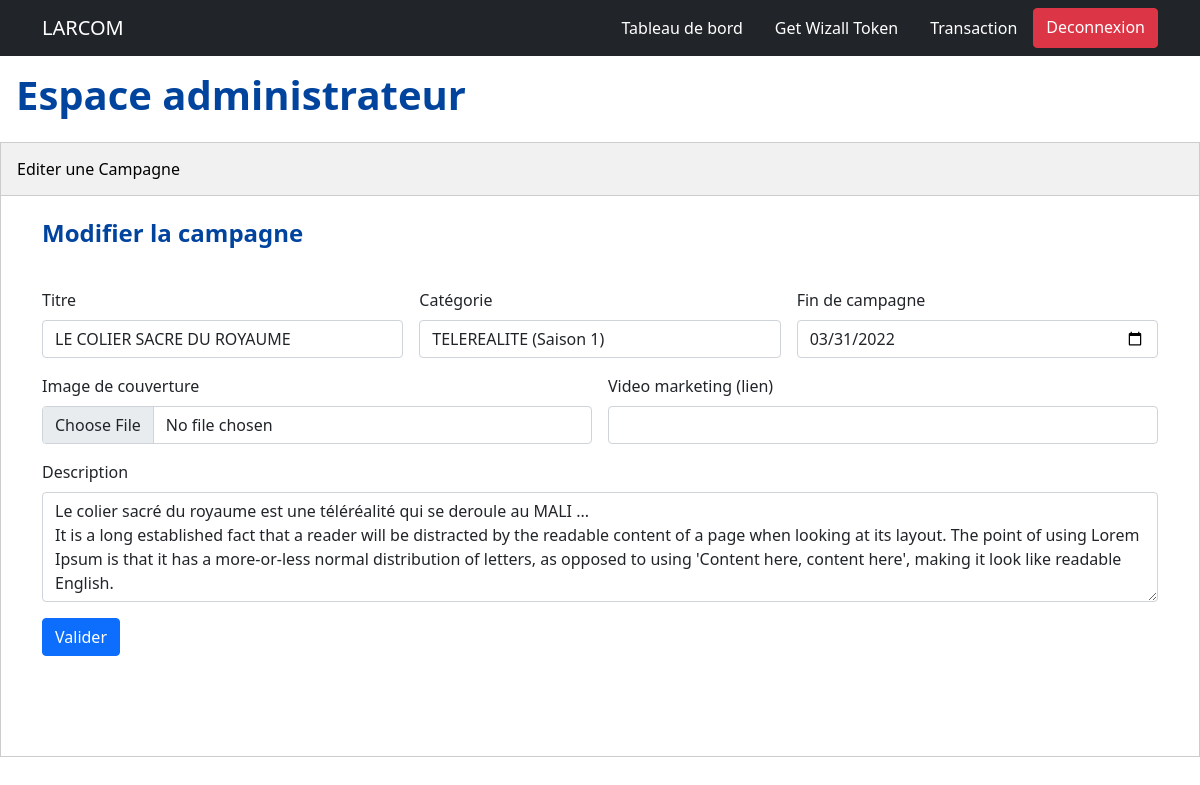
Page /index.php?action=edit_event&id=14 (signed in) on the earlier database version.
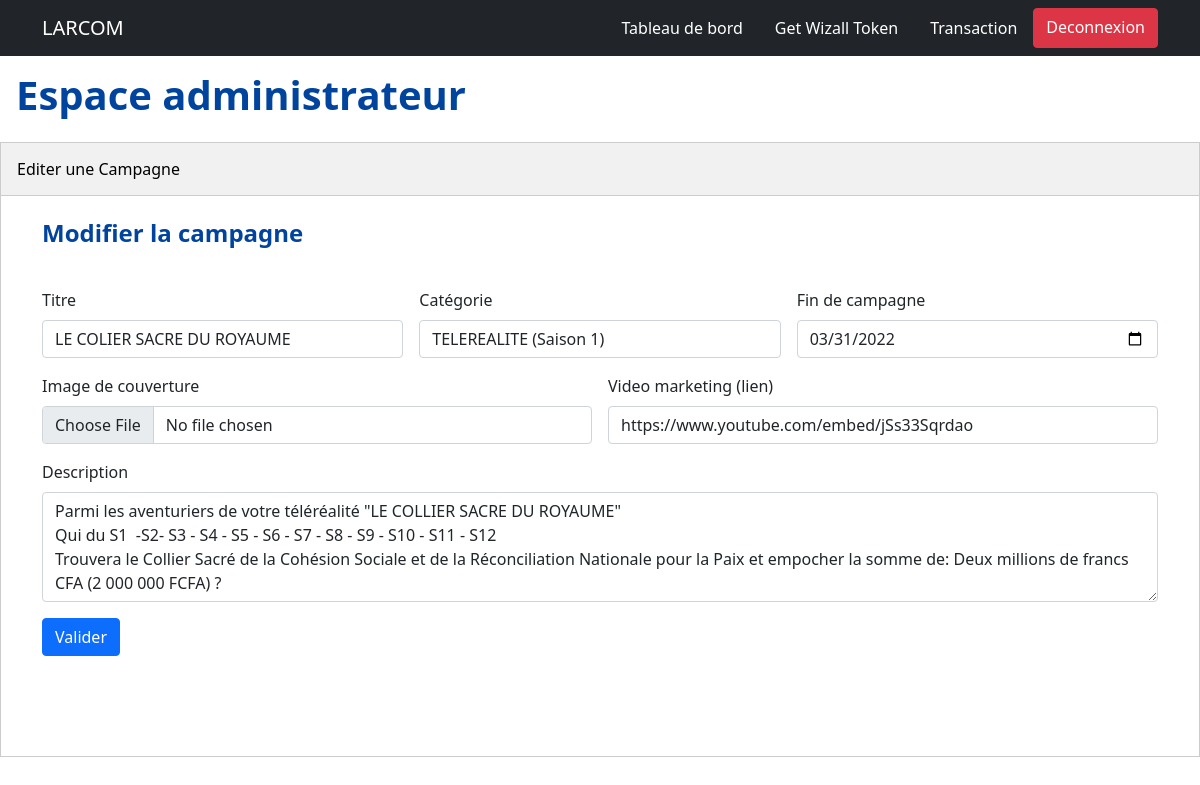
Same page on the later database version.
### tables this page shows
CREATE TABLE `events` (
  `id` int(11) NOT NULL,
  `categorie` varchar(255) DEFAULT NULL,
  `titre` varchar(255) NOT NULL,
  `description` text DEFAULT NULL,
  `expire` datetime(6) NOT NULL,
  `image` varchar(255) DEFAULT NULL,
  `video` varchar(255) DEFAULT NULL,
  `user_id` int(11) NOT NULL,
  `created_at` timestamp(6) NULL DEFAULT NULL
);

### Database/DatabaseConnector.php (called while the page is built, shortened)
<?php
    class DatabaseConnector {
        protected $dbConnection = null;
        public function __construct() {
            $user = "root";
            $password = '';
            $dbName = 'voting';
            $host = 'localhost';
            try {
                $this->dbConnection = new \PDO("mysql:host=$host;dbname=$dbName",$user,$password);
            } catch (Exception $e) {
                die('Erreur: '.$e->getMessage());
            }
        }
        public function getConnection() {
            return $this->dbConnection;
        }
    }

### Model/Event.php (called while the page is built, shortened)
<?php
    class Event {
        private $db;
        public function __construct() {
            $this->db = (new DatabaseConnector())->getConnection();
        }
        public function getById($id) {
            $req = $this->db->prepare('SELECT * from events WHERE id=:id LIMIT 1');
            $req->bindParam(':id', $id);
            $req->execute();
            return $req->fetch();
        }
    }

### View/event/edit.php (the view, shortened to what this page needs)
<!DOCTYPE html>
<html lang="en">
  <head>
    <link rel="stylesheet" href="public/css/global.css" />
    <link rel="stylesheet" href="public/css/tabs.css" />
    <link
      href="https://cdn.jsdelivr.net/npm/bootstrap@5.0.2/dist/css/bootstrap.min.css"
      rel="stylesheet"
    />
  </head>
  <body onload="openSection(event, 'Event')">
  <?php include('View/layout/navigation.php') ?>
    <h1 class="page-title">Espace administrateur</h1>
    <div class="tab mt-2">
      <div class="">
        <button class="tablinks" onclick="openSection(event, 'Event')">
          Editer une Campagne
        </button>
      </div>
    </div>
    <div id="Event" class="tabcontent">
      <div class="container">
        <h3 class="header-title">Modifier la campagne</h3>
        <form
          action="index.php?action=update_event&id=<?= $event['id'] ?>"
          method="post"
          enctype="multipart/form-data"
          class="row g-3 mt-4"
        >
          <div class="col-md-4">
            <label for="titre" class="form-label">Titre</label>
            <input type="text" class="form-control" name="titre" id="titre" value="<?= $event['titre'] ?>"/>
          </div>
          <div class="col-md-4">
            <label for="categorie" class="form-label">Catégorie</label>
            <input type="text" class="form-control" name="categorie" id="categorie" value="<?= $event['categorie'] ?>"/>
          </div>
          <div class="col-md-4">
            <label for="expire_date" class="form-label">Fin de campagne</label>
            <input
              type="date"
              class="form-control"
              name="expire"
              id="expire_date"
              value="<?= $day ?>"
            />
          </div>
          <div class="col-md-6">
            <label for="image" class="form-label">Image de couverture</label>
            <input
              type="file"
              class="form-control"
              name="image"
              id="image"
              accept=".jpg, .jpeg, .png"
              value="<?= $event['image'] ?>"
            />
          </div>
          <div class="col-md-6">
            <label for="video" class="form-label">Video marketing (lien)</label>
            <input
              type="text"
              class="form-control"
              name="video"
              id="video"
              value="<?= $event['video'] ?>"
            />
          </div>
          <div class="col-md-12">
            <label for="description" class="form-label">Description</label>
            <textarea
              class="form-control"
              rows="4"
              name="description"
              id="description"
            ><?= $event['description'] ?></textarea>
          </div>
          <div class="col-12">
            <button type="submit" class="btn btn-primary">Valider</button>
          </div>
        </form>
      </div>
    </div>
  </body>
</html>

Differences in the rows shown:
changed events "LE COLIER SACRE DU ROYAUME": video (not shown) → "https://www.youtube.com/embed/jSs33Sqrdao"; description "Le colier sacré du royaume est une téléréalité qui se deroule au MALI ... It is a long established fact that a reader will be distracted by the readable content of a page when looking at its layout. The point of using Lorem Ipsum is that it has a more-or-less normal distribution of letters, as opposed to using 'Content here, content here', making it look like readable English." → "Parmi les aventuriers de votre téléréalité \"LE COLLIER SACRE DU ROYAUME\" Qui du S1 -S2- S3 - S4 - S5 - S6 - S7 - S8 - S9 - S10 - S11 - S12 Trouvera le Collier Sacré de la Cohésion Sociale et de la Réconciliation Nationale pour la Paix et empocher la somme de: Deux millions de francs CFA (2 000 000 FCFA) ?"
